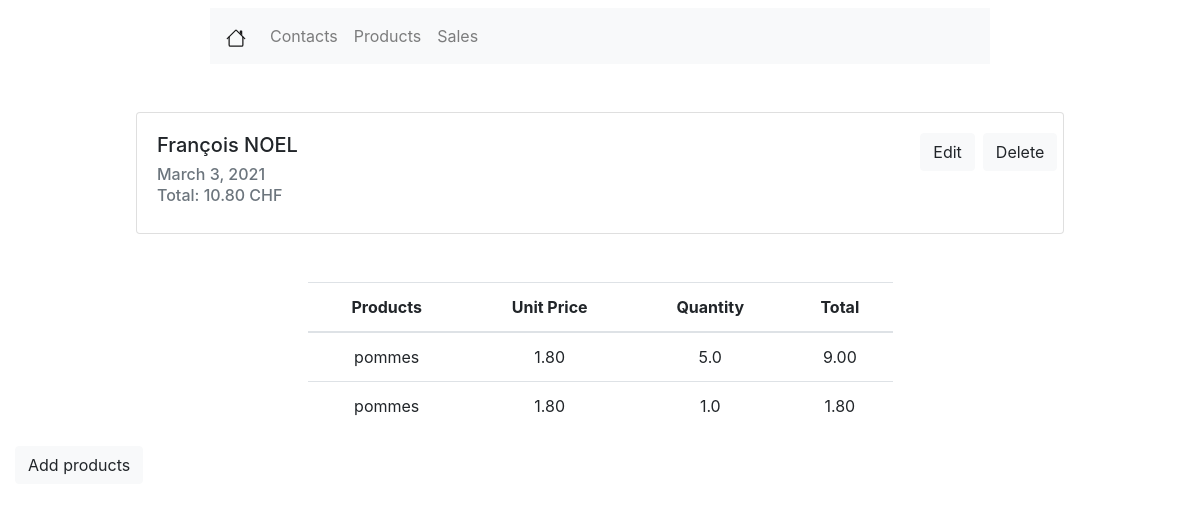
/sales/4/, run on an earlier commit of the app's database.
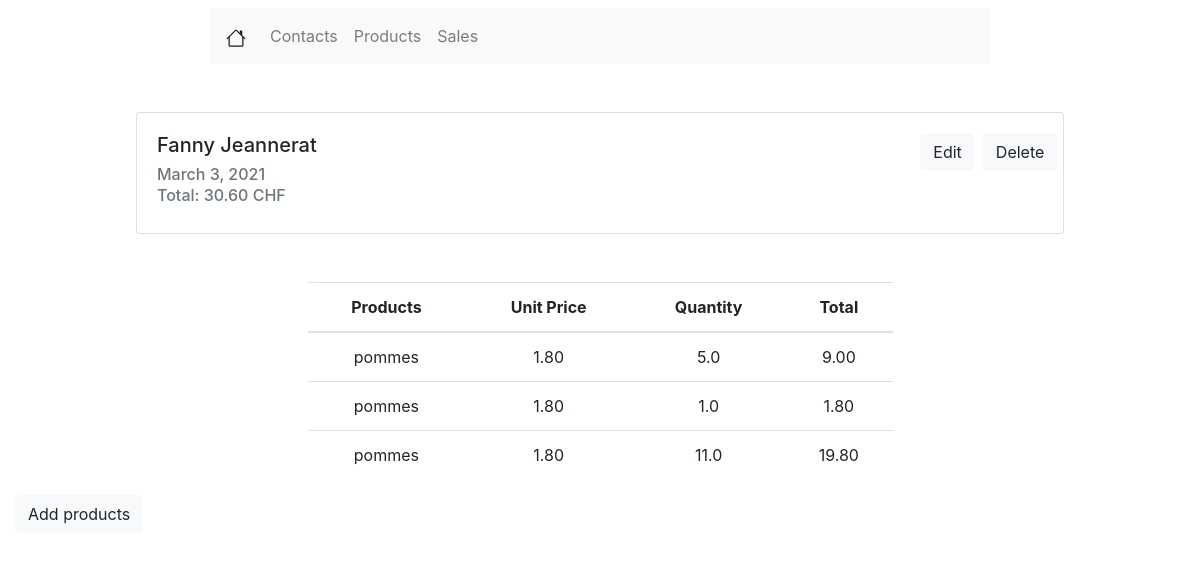
And on a later commit of the database.
### sale/models.py (models this page shows, shortened)
class SaleOrder(models.Model):
    create_at = models.DateTimeField(auto_now_add=True)
    updated_at = models.DateTimeField(auto_now=True)
    name = models.CharField(max_length=100)
    partner_id = models.ForeignKey(Contact, on_delete=models.CASCADE, null=False, verbose_name='Customer')
    validity_date = models.DateField(verbose_name="Validity date", blank=True, null=True)
    @property
    def total(self):
        res = False
        for sol in self.saleorderline_set.all():
            res += sol.sol_total
        return res

class SaleOrderLine(models.Model):
    create_at = models.DateTimeField(auto_now_add=True, blank=True, null=True)
    updated_at = models.DateTimeField(auto_now=True, blank=True, null=True)
    product_id = models.ForeignKey(Product, on_delete=models.CASCADE, null=False, verbose_name="Products")
    quantity = models.FloatField(default=1, verbose_name="Quantity")
    sol_total = models.FloatField(verbose_name="Total", max_length=100)
    sale_order_id = models.ForeignKey(SaleOrder, on_delete=models.CASCADE)

### contacts/models.py (models this page shows, shortened)
class Contact(models.Model):
    COUNTRY_CHOICES = (
        ('US', 'United States'),
        ('FR', 'France'),
        ('CH', 'Suisse'),
        ('RU', 'Russia'),
        ('IT', 'Italy'),
    )
    TITLE_CHOICES = (
        ('M.', 'Monsieur'),
        ('Mme', 'Madame'),
        ('Melle', 'Mademoiselle'),
        ('NA', 'Sans avis'),
    )
    LANG_CHOICES = (
        ('EN', 'Anglais'),
        ('FR', 'Francais'),
        ('CH', 'Suisse'),
        ('RU', 'Russe'),
        ('IT', 'Italien'),
    )
    is_active = models.BooleanField(verbose_name="active", default=True)
    title = models.CharField(verbose_name="titre", max_length=50, null=False, choices=TITLE_CHOICES, default='Mme')
    lang = models.CharField(verbose_name="Langue", max_length=80, null=False, choices=LANG_CHOICES, default='US')
    name = models.CharField(verbose_name='Prénom', max_length=200, null=True)
    lastname = models.CharField(verbose_name='Nom de famille', max_length=200, null=True)
    age = models.IntegerField(verbose_name='Age', null=True)
    street = models.CharField(verbose_name="Adresse", max_length=100, null=True)
    region_zip = models.IntegerField(verbose_name="Code postale", null=True)
    city = models.CharField(verbose_name="Ville", max_length=200, null=True)
    country = models.CharField(verbose_name="Pays", max_length=100, null=False, choices=COUNTRY_CHOICES, default='CH')
    phone = PhoneNumberField(null=True)
    mobile = PhoneNumberField(null=True)
    email = models.EmailField(verbose_name="E-mail", max_length=254, null=True)
    state = models.CharField(verbose_name="Etat", max_length=20, null=True)

### products/models.py (models this page shows, shortened)
class Product(models.Model):
    create_at = models.DateTimeField(auto_now_add=True)
    updated_at = models.DateTimeField(auto_now=True)
    name = models.CharField(verbose_name="Nom du produit", max_length=50)
    price = models.FloatField(verbose_name="Prix du produit")
    description = models.TextField(verbose_name="Description du produit", null=True)
    picture = models.ImageField(verbose_name="Illustrations", upload_to='images')

### sale/views.py (the view)
# urls.py: path('<int:pk>/', views.SaleOrderDetailView.as_view(), name='sale_detail'),
class SaleOrderDetailView(generic.DetailView):
    template_name = 'sale/sale_formview.html'
    model = SaleOrder

### sale/templatetags/verbose_names.py (called while the page is built)
@register.simple_tag
def get_verbose_field_name(instance, field_name):
    return instance._meta.get_field(field_name).verbose_name.title()

### sale/templates/sale/sale_formview.html (shortened to what this page needs)
{% extends 'viewlist/viewlist.html' %}
{% load verbose_names %}
{% block viewlist %}
    <div class="row mx-auto mt-5 justify-content-center">
        <div class="card" style="width: 58rem;">
            <div class="card-body">
                <div class="row">
                    <div class="col-md-10">
                        <h5 class="card-title">{{ saleorder.partner_id.name }} {{ saleorder.partner_id.lastname }} </h5>
                    </div>
                    <div class="col-md-2" style="display: inherit">
                        <a class="btn btn-light mr-2" href="{% url 'edit_sale' saleorder.pk %}"
                           role="button">Edit</a>
                        <form action="#" method="post">
                            <button class="btn btn-light mr-2">Delete</button>
                        </form>
                    </div>
                </div>
                <h6 class="card-subtitle mb-2 text-muted " data-toggle="tooltip" data-placement="left"
                    title="{% get_verbose_field_name saleorder "validity_date" %}">{{ saleorder.validity_date }}</h6>
                <h6 class="card-subtitle mb-2 text-muted">Total: {{ saleorder.total|floatformat:2 }} CHF</h6>
            </div>
        </div>
    </div>
    <div class="row mx-auto mt-5 justify-content-center">
        <table class="table table-hover w-50" style="text-align: center">
            <thead>
            <tr>
                <th scope="col">Products</th>
                <th scope="col">Unit Price</th>
                <th scope="col">Quantity</th>
                <th scope="col">Total</th>
            </tr>
            </thead>
            <tbody>
            {% for sol in saleorder.saleorderline_set.all %}
                <tr>
                    <td>{{ sol.product_id.name }}</td>
                    <td>{{ sol.product_id.price|floatformat:2 }}</td>
                    <td>{{ sol.quantity }}</td>
                    <td>{{ sol.sol_total|floatformat:2 }}</td>
                </tr>
            {% endfor %}
            </tbody>
        </table>
    </div>
    <a class="btn btn-light" href="{% url 'edit_sale' saleorder.pk %}" role="button">Add products</a>
{% endblock %}

What changed in the data, as far as the page shows it:
changed SaleOrder: partner_id.name "François" → "Fanny"; partner_id.lastname "NOEL" → "Jeannerat"; total "10.80" → "30.60"
added SaleOrderLine: product_id.name "pommes", product_id.price "1.80", quantity "11.0", sol_total "19.80"
